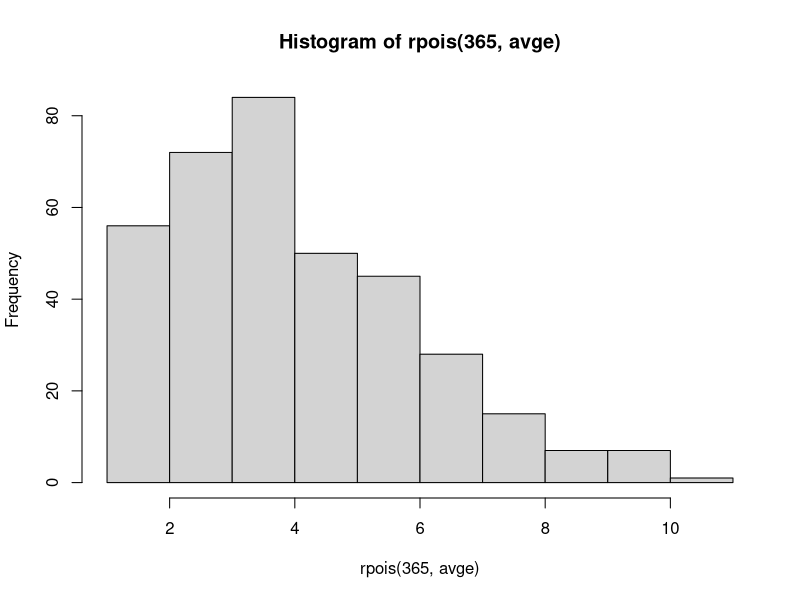

Here is the R script that generated this plot:
#nomor 3
#3a
x <- 6 #6 bayi akan lahir
avge <- 4.5 #rata rata
#built in function poisson distribution
dpois(x,avge)

set.seed(1)
hist(rpois(365, avge)) #3b


rata <- 6
paste("3d: rata-rata = ", rata, ", varian = ", rata) #3d
